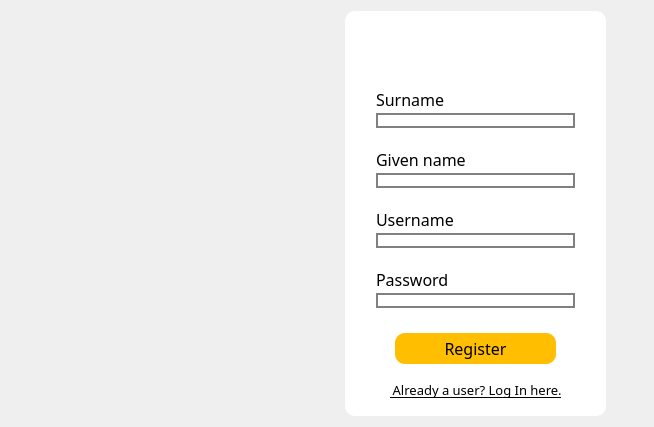
<?xml version="1.0" encoding="UTF-8"?>
<ui version="4.0">
 <class>RegisterClass</class>
 <widget class="QMainWindow" name="RegisterClass">
  <property name="geometry">
   <rect>
    <x>0</x>
    <y>0</y>
    <width>654</width>
    <height>425</height>
   </rect>
  </property>
  <property name="font">
   <font>
    <family>Nunito Medium</family>
   </font>
  </property>
  <property name="windowTitle">
   <string>Gartic - Register</string>
  </property>
  <property name="windowIcon">
   <iconset resource="../../Frontend.qrc">
    <normaloff>:/Frontend/assets/images/appicon.ico</normaloff>:/Frontend/assets/images/appicon.ico</iconset>
  </property>
  <widget class="QWidget" name="centralWidget">
   <property name="styleSheet">
    <string notr="true">QWidget {
    background-image: url(:/Frontend/assets/images/background.png);
    background-position: center;
}</string>
   </property>
   <layout class="QGridLayout" name="gridLayout">
    <item row="0" column="0">
     <layout class="QHBoxLayout" name="horizontalLayout">
      <item>
       <widget class="QLabel" name="label">
        <property name="minimumSize">
         <size>
          <width>251</width>
          <height>71</height>
         </size>
        </property>
        <property name="maximumSize">
         <size>
          <width>251</width>
          <height>71</height>
         </size>
        </property>
        <property name="styleSheet">
         <string notr="true">background:none;</string>
        </property>
        <property name="text">
         <string/>
        </property>
        <property name="pixmap">
         <pixmap resource="../../Frontend.qrc">:/Frontend/assets/images/gartic-logo.png</pixmap>
        </property>
        <property name="scaledContents">
         <bool>true</bool>
        </property>
       </widget>
      </item>
      <item>
       <spacer name="horizontalSpacer">
        <property name="orientation">
         <enum>Qt::Horizontal</enum>
        </property>
        <property name="sizeType">
         <enum>QSizePolicy::Fixed</enum>
        </property>
        <property name="sizeHint" stdset="0">
         <size>
          <width>40</width>
          <height>20</height>
         </size>
        </property>
       </spacer>
      </item>
      <item>
       <widget class="QGroupBox" name="groupBox_login_from">
        <property name="minimumSize">
         <size>
          <width>261</width>
          <height>405</height>
         </size>
        </property>
        <property name="maximumSize">
         <size>
          <width>261</width>
          <height>405</height>
         </size>
        </property>
        <property name="font">
         <font>
          <family>Nunito Medium</family>
          <pointsize>16</pointsize>
          <bold>false</bold>
          <underline>false</underline>
          <strikeout>false</strikeout>
         </font>
        </property>
        <property name="autoFillBackground">
         <bool>false</bool>
        </property>
        <property name="styleSheet">
         <string notr="true">background: none;
background-color: rgb(255, 255, 255);
border-radius: 10px;</string>
        </property>
        <property name="flat">
         <bool>false</bool>
        </property>
        <property name="checkable">
         <bool>false</bool>
        </property>
        <widget class="QPushButton" name="pushButton_register">
         <property name="geometry">
          <rect>
           <x>50</x>
           <y>322</y>
           <width>161</width>
           <height>31</height>
          </rect>
         </property>
         <property name="font">
          <font>
           <family>Nunito Medium</family>
           <pointsize>12</pointsize>
           <bold>false</bold>
           <underline>false</underline>
           <strikeout>false</strikeout>
          </font>
         </property>
         <property name="styleSheet">
          <string notr="true">QPushButton{
background-color: rgb(255, 191, 0);
color:rgb(0,0,0);
}

QPushButton:hover, QPushButton:pressed {
   background-color: rgb(225, 165, 0);
}</string>
         </property>
         <property name="text">
          <string>Register</string>
         </property>
         <property name="autoDefault">
          <bool>true</bool>
         </property>
         <property name="default">
          <bool>true</bool>
         </property>
        </widget>
        <widget class="QWidget" name="layoutWidget">
         <property name="geometry">
          <rect>
           <x>20</x>
           <y>70</y>
           <width>221</width>
           <height>58</height>
          </rect>
         </property>
         <layout class="QVBoxLayout" name="verticalLayout_surname">
          <item>
           <widget class="QLabel" name="label_surname">
            <property name="font">
             <font>
              <family>Nunito Medium</family>
              <pointsize>12</pointsize>
              <bold>false</bold>
              <underline>false</underline>
              <strikeout>false</strikeout>
             </font>
            </property>
            <property name="text">
             <string>Surname</string>
            </property>
           </widget>
          </item>
          <item>
           <widget class="QLineEdit" name="lineEdit_surname">
            <property name="font">
             <font>
              <family>Nunito Medium</family>
              <pointsize>12</pointsize>
              <bold>false</bold>
              <underline>false</underline>
              <strikeout>false</strikeout>
             </font>
            </property>
            <property name="styleSheet">
             <string notr="true">border: 2px solid gray;
</string>
            </property>
            <property name="maxLength">
             <number>100</number>
            </property>
           </widget>
          </item>
         </layout>
        </widget>
        <widget class="QWidget" name="layoutWidget">
         <property name="geometry">
          <rect>
           <x>20</x>
           <y>250</y>
           <width>221</width>
           <height>58</height>
          </rect>
         </property>
         <layout class="QVBoxLayout" name="verticalLayout_password">
          <item>
           <widget class="QLabel" name="label_password">
            <property name="font">
             <font>
              <family>Nunito Medium</family>
              <pointsize>12</pointsize>
              <bold>false</bold>
              <underline>false</underline>
              <strikeout>false</strikeout>
             </font>
            </property>
            <property name="text">
             <string>Password</string>
            </property>
           </widget>
          </item>
          <item>
           <widget class="QLineEdit" name="lineEdit_password">
            <property name="font">
             <font>
              <family>Nunito Medium</family>
              <pointsize>12</pointsize>
              <bold>false</bold>
              <underline>false</underline>
              <strikeout>false</strikeout>
             </font>
            </property>
            <property name="styleSheet">
             <string notr="true">border: 2px solid gray;</string>
            </property>
            <property name="maxLength">
             <number>100</number>
            </property>
            <property name="echoMode">
             <enum>QLineEdit::Password</enum>
            </property>
           </widget>
          </item>
         </layout>
        </widget>
        <widget class="QLabel" name="label_register_title">
         <property name="geometry">
          <rect>
           <x>43</x>
           <y>12</y>
           <width>181</width>
           <height>45</height>
          </rect>
         </property>
         <property name="minimumSize">
          <size>
           <width>181</width>
           <height>45</height>
          </size>
         </property>
         <property name="maximumSize">
          <size>
           <width>181</width>
           <height>45</height>
          </size>
         </property>
         <property name="font">
          <font>
           <family>Nunito Medium</family>
           <pointsize>16</pointsize>
           <bold>false</bold>
           <underline>false</underline>
           <strikeout>false</strikeout>
          </font>
         </property>
         <property name="text">
          <string/>
         </property>
         <property name="pixmap">
          <pixmap resource="../../Frontend.qrc">:/Frontend/assets/images/register-badge.png</pixmap>
         </property>
         <property name="scaledContents">
          <bool>true</bool>
         </property>
        </widget>
        <widget class="QWidget" name="layoutWidget_2">
         <property name="geometry">
          <rect>
           <x>20</x>
           <y>190</y>
           <width>221</width>
           <height>58</height>
          </rect>
         </property>
         <layout class="QVBoxLayout" name="verticalLayout_username">
          <item>
           <widget class="QLabel" name="label_username">
            <property name="font">
             <font>
              <family>Nunito Medium</family>
              <pointsize>12</pointsize>
              <bold>false</bold>
              <underline>false</underline>
              <strikeout>false</strikeout>
             </font>
            </property>
            <property name="text">
             <string>Username</string>
            </property>
           </widget>
          </item>
          <item>
           <widget class="QLineEdit" name="lineEdit_username">
            <property name="font">
             <font>
              <family>Nunito Medium</family>
              <pointsize>12</pointsize>
              <bold>false</bold>
              <underline>false</underline>
              <strikeout>false</strikeout>
             </font>
            </property>
            <property name="styleSheet">
             <string notr="true">border: 2px solid gray;</string>
            </property>
            <property name="maxLength">
             <number>100</number>
            </property>
           </widget>
          </item>
         </layout>
        </widget>
        <widget class="QWidget" name="layoutWidget_3">
         <property name="geometry">
          <rect>
           <x>20</x>
           <y>130</y>
           <width>221</width>
           <height>58</height>
          </rect>
         </property>
         <layout class="QVBoxLayout" name="verticalLayout_given_name">
          <item>
           <widget class="QLabel" name="label_username_given_name">
            <property name="font">
             <font>
              <family>Nunito Medium</family>
              <pointsize>12</pointsize>
              <bold>false</bold>
              <underline>false</underline>
              <strikeout>false</strikeout>
             </font>
            </property>
            <property name="text">
             <string>Given name</string>
            </property>
           </widget>
          </item>
          <item>
           <widget class="QLineEdit" name="lineEdit_given_name">
            <property name="font">
             <font>
              <family>Nunito Medium</family>
              <pointsize>12</pointsize>
              <bold>false</bold>
              <underline>false</underline>
              <strikeout>false</strikeout>
             </font>
            </property>
            <property name="styleSheet">
             <string notr="true">border: 2px solid gray;</string>
            </property>
            <property name="maxLength">
             <number>100</number>
            </property>
           </widget>
          </item>
         </layout>
        </widget>
        <widget class="QPushButton" name="pushButton_goToLogin">
         <property name="geometry">
          <rect>
           <x>45</x>
           <y>367</y>
           <width>171</width>
           <height>24</height>
          </rect>
         </property>
         <property name="font">
          <font>
           <family>Nunito Medium</family>
           <pointsize>10</pointsize>
           <underline>true</underline>
          </font>
         </property>
         <property name="styleSheet">
          <string notr="true">QPushButton:hover, QPushButton:pressed {
	color: rgb(110, 110, 110);
}</string>
         </property>
         <property name="text">
          <string> Already a user? Log In here.</string>
         </property>
         <property name="autoDefault">
          <bool>true</bool>
         </property>
        </widget>
       </widget>
      </item>
     </layout>
    </item>
   </layout>
  </widget>
 </widget>
 <layoutdefault spacing="6" margin="11"/>
 <tabstops>
  <tabstop>lineEdit_surname</tabstop>
  <tabstop>lineEdit_given_name</tabstop>
  <tabstop>lineEdit_username</tabstop>
  <tabstop>lineEdit_password</tabstop>
  <tabstop>pushButton_register</tabstop>
  <tabstop>pushButton_goToLogin</tabstop>
 </tabstops>
 <resources>
  <include location="../../Frontend.qrc"/>
  <include location="../../Frontend.qrc"/>
 </resources>
 <connections/>
</ui>
